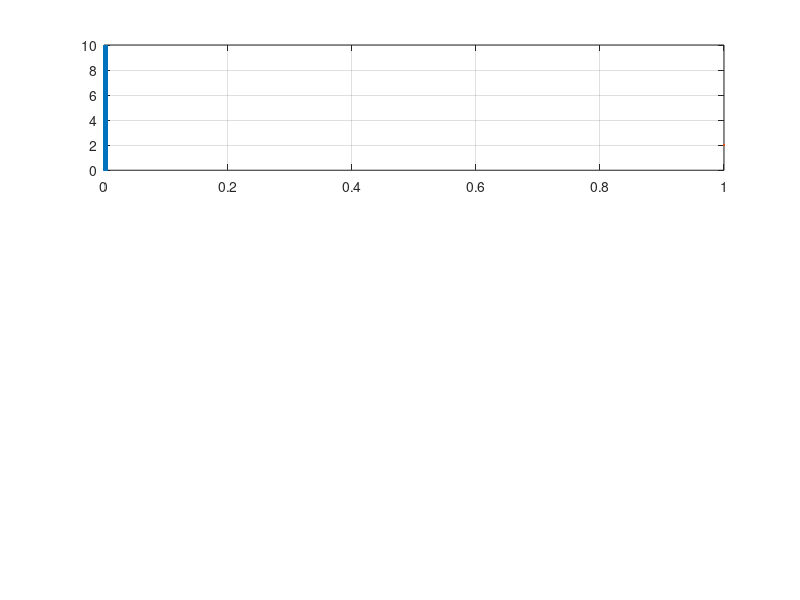

The MATLAB source for this figure: (Note: this script raises an error after producing the figure.)
%%LTI_a_tempo_continuo
%% Clear Workspace
clear
close all
clc
%% Plot inizializzazione
font_size   = 18;
line_width  = 2;
plot_x0     = 500;
plot_y0     = 300;
plot_width  = 800;
plot_height = 600;
%% Parametri del sitema
Vi  = 10;    %
L   = 1e-4;  % <-- use AeB to denote A*10^B
C   = 1e-4;  %consensatore
R   = 2;     %resistenza
%% Linear system and transfer function definition
A_dcdc = [ 0 -1/L ; 1/C -1/R/C ];
B_dcdc = [ 1/L; 0 ];
C_dcdc = [ 0 1 ];
D_dcdc =  0 ;

% Inizializzazione modello LTI
dcdc_sytem = ss(A_dcdc, B_dcdc, C_dcdc, D_dcdc);
% Inizializzazione FdT (Funzione di Trasferimento)
G_dcdc     = tf(dcdc_sytem);

% Metodo alternativo calcolo FdT
s = tf('s');
G_dcdc2    = 1/L/C/(s^2 + s/R/C + 1/L/C);



%% Segnali di ingresso & Sim
% Segnali di ingresso
f_PWM  = 20e3;
T_PWM  = 1/f_PWM;
Ts     = T_PWM/100;
tf     = 100*T_PWM - Ts;
[u, t] = gensig('square', T_PWM, tf, Ts);
u      = Vi*u;
% Trasformata di Fourier
N            = length(t);           %numero di campioni
F            = fft(u);              %Fourier
FT2          = abs(F/N);
FT1          = FT2(1:N/2 + 1);
FT1(2:end-1) = 2*FT1(2:end-1);      %calcolo dello spettro
f            = (1/Ts)*((0:(N/2))/N);%creazione dei valori di frequenza

%output [y_sim , t_sim] chiedono risultati dalla lsim() LTI
[y_sim,  t_sim] = lsim(G_dcdc, u, t);


% Output
fig1 = figure(1);
set(fig1, 'Name', 'FdT G(s)');
set(gcf,'position',[plot_x0,plot_y0,plot_width,plot_height])
%top graph
ax(1) = subplot(3, 1, 1);
plot(t, u, LineWidth=line_width)
grid on
box on
xlabel('$t$ [s]', FontSize=font_size, Interpreter='latex')
ylabel('$V_D$ [V]', FontSize=font_size, Interpreter='latex')
%center graph
ax(2) = subplot(3, 1, 2);
plot(t_sim, y_sim, LineWidth=line_width)
grid on
hold on
box on
yline(Vi/2, LineWidth=line_width)
xlabel('$t$ [s]', FontSize=font_size, Interpreter='latex')
ylabel('$V_o$ [V]', FontSize=font_size, Interpreter='latex')
linkaxes(ax,'x');
%bottom graph
subplot(3, 1, 3);
plot(f, FT1, LineWidth=line_width)
grid on
box on
xlabel('$f$ [Hz]', FontSize=font_size, Interpreter='latex')
ylabel('$|\mathcal{F}[V_D]|$ [V]', FontSize=font_size, Interpreter='latex')
xlim([0, 2e5])




%% Diagramma di Bode
W = logspace(3, 6, 10000);     %pulsazioni tra 10^-2 e 10^3 (100 punti)
[mag, phase] = bode(G_dcdc, W);%array di dimensione 1x1xlength(W)
Magdb = 20*log10(mag(:));      %grafico decibel
Phase = phase(:);              %grafico fasi

% Output
fig2 = figure(2);
set(fig2, 'Name', 'Diagramma di Bode');
set(gcf,'position',[plot_x0,plot_y0,plot_width,plot_height])

%top graph
ax(1) = subplot(3, 1, 1);
Mag_plot = semilogx(W, Magdb, LineWidth=line_width);
grid on
hold on
box on
xline(2*pi*f_PWM, LineWidth=line_width)
xlabel('$\omega$ [rad/s]', Interpreter='latex', FontSize=font_size)
ylabel('$|G(j\omega)|_{dB}$', Interpreter='latex', FontSize=font_size)
Mag_plot.DataTipTemplate.DataTipRows(1).Label = "\omega = ";
Mag_plot.DataTipTemplate.DataTipRows(2).Label = "|G(j\omega)|_{dB} = ";
datatip(Mag_plot, 2*pi*f_PWM, 20*log10(abs(freqresp(G_dcdc, 2*pi*f_PWM))),...
    Location="northeast", FontSize=font_size*0.7, SnapToDataVertex="off");
hold off
%center graph
ax(2) = subplot(3, 1, 2);
Ph_plot = semilogx(W, Phase, LineWidth=line_width);
grid on
hold on
box on
xline(2*pi*f_PWM, LineWidth=line_width)
xlabel('$\omega$ [rad/s]', Interpreter='latex', FontSize=font_size)
ylabel('$\arg(G(j\omega))$', Interpreter='latex', FontSize=font_size)
Ph_plot.DataTipTemplate.DataTipRows(1).Label = "\omega = ";
Ph_plot.DataTipTemplate.DataTipRows(2).Label = "arg(G(j\omega)) = ";
datatip(Ph_plot, 2*pi*f_PWM, rad2deg(angle(freqresp(G_dcdc, 2*pi*f_PWM))),...
    Location="northeast", FontSize=font_size*0.7, SnapToDataVertex="off");
hold off
%bottom graph
ax(3) = subplot(3, 1, 3);
semilogx(2*pi*f, FT1, LineWidth=line_width)
grid on
box on
xlabel('$\omega$ [rad/s]', FontSize=font_size, Interpreter='latex')
ylabel('$|\mathcal{F}[V_D]|$ [V]', FontSize=font_size, Interpreter='latex')
xlim([1e3, 1e6])
linkaxes(ax,'x');